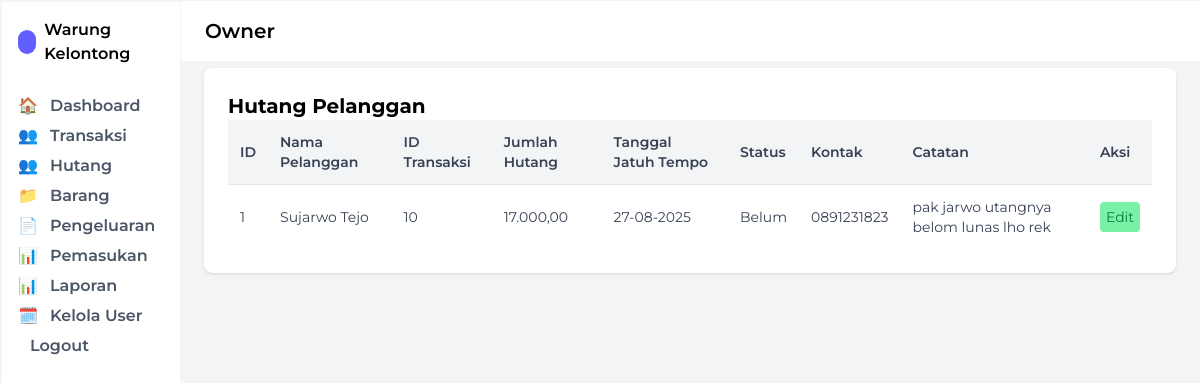
Page /Views/hutang.php (signed in) on the committed database.
### tables this page shows
CREATE TABLE `hutang_pelanggan` (
  `id` int NOT NULL,
  `nama_pelanggan` varchar(100) NOT NULL,
  `id_transaksi` int NOT NULL,
  `jumlah_hutang` decimal(12,2) NOT NULL,
  `tanggal_jatuh_tempo` date DEFAULT NULL,
  `status` enum('lunas','belum') DEFAULT 'belum',
  `kontak` varchar(50) DEFAULT NULL,
  `catatan` text
);

### Views/hutang.php (the view, shortened to what this page needs)
<?php
include '../Config/koneksi.php';
$query = mysqli_query($conn, "SELECT * FROM hutang_pelanggan ORDER BY id DESC");
include '../Layout/sidebar.php';
?>
<!DOCTYPE html>
<html lang="en">
<head>
    <script src="https://cdn.jsdelivr.net/npm/@tailwindcss/browser@4"></script>
</head>
<body class="flex bg-gray-100 h-full">
    <div class="flex flex-col flex-1">
        <?php include '../Layout/header.php'; ?>
        <main class="p-6 pt-17 flex-1">
            <div class="bg-white rounded-lg shadow p-6">
                <h1 class="font-bold text-xl">Hutang Pelanggan</h1>
                <table class="w-full">
                    <thead class="bg-gray-100 border-b border-gray-200">
                        <tr>
                            <th class="p-3 font-semibold text-gray-700 text-left text-sm">ID</th>
                            <th class="p-3 font-semibold text-gray-700 text-left text-sm">Nama Pelanggan</th>
                            <th class="p-3 font-semibold text-gray-700 text-left text-sm">ID Transaksi</th>
                            <th class="p-3 font-semibold text-gray-700 text-left text-sm">Jumlah Hutang</th>
                            <th class="p-3 font-semibold text-gray-700 text-left text-sm">Tanggal Jatuh Tempo</th>
                            <th class="p-3 font-semibold text-gray-700 text-left text-sm">Status</th>
                            <th class="p-3 font-semibold text-gray-700 text-left text-sm">Kontak</th>
                            <th class="p-3 font-semibold text-gray-700 text-left text-sm">Catatan</th>
                            <?php if (isset($_SESSION['id_user']) && ($_SESSION['role'] === 'owner' || $_SESSION['role'] === 'kasir')) { ?>
                                <th class="p-3 font-semibold text-gray-700 text-left text-sm">Aksi</th>
                            <?php } ?>
                        </tr>
                    </thead>
                    <tbody>
                        <?php while ($row = mysqli_fetch_assoc($query)) : ?>
                            <tr class="odd:bg-white even:bg-gray-50">
                                <td class="p-3 text-sm text-gray-700"><?= $row['id'] ?></td>
                                <td class="p-3 text-sm text-gray-700"><?= htmlspecialchars($row['nama_pelanggan']) ?></td>
                                <td class="p-3 text-sm text-gray-700"><?= $row['id_transaksi'] ?></td>
                                <td class="p-3 text-sm text-gray-700"><?= number_format($row['jumlah_hutang'], 2, ',', '.') ?></td>
                                <td class="p-3 text-sm text-gray-700"><?= date('d-m-Y', strtotime($row['tanggal_jatuh_tempo'])) ?></td>
                                <td class="p-3 text-sm text-gray-700"><?= ucfirst($row['status']) ?></td>
                                <td class="p-3 text-sm text-gray-700"><?= $row['kontak'] ?></td>
                                <td class="p-3 text-sm text-gray-700"><?= htmlspecialchars($row['catatan']) ?></td>
                                <?php if (isset($_SESSION['id_user']) && ($_SESSION['role'] === 'owner' || $_SESSION['role'] === 'kasir')) { ?>
                                    <td class="p-3 text-sm text-gray-700">
                                        <a class="p-1.5 bg-green-300 text-green-700 rounded-sm bg-opacity-30" href="editHutang.php?id=<?= $row['id'] ?>">Edit</a>
                                    </td>
                                <?php } ?>
                            </tr>
                        <?php endwhile; ?>
                    </tbody>
                </table>
            </div>
        </main>
    </div>
</body>
</html>

### Views/hutang.php (style rules this page uses)
body { font-family: 'Montserrat', sans-serif; }

### rows in the picture
hutang_pelanggan: id "1", nama_pelanggan "Sujarwo Tejo", id_transaksi "10", jumlah_hutang "17.000,00", tanggal_jatuh_tempo "27-08-2025", status "Belum", kontak "0891231823", catatan "pak jarwo utangnya belom lunas lho rek"

### other values in the picture
$_SESSION['username'] "Owner"
